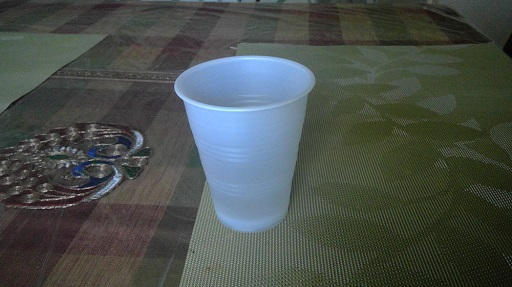
#> input picture data/cup.jpg, 512 x 287 px
$ python draw_image.py
#> lines starting #> are read from the running program, lines starting #| are printed output that depends on the picture
import numpy as np
import cv2

img = cv2.imread('./data/cup.jpg',cv2.IMREAD_COLOR)
#> img is the input picture: shape (287, 512, 3); mean B, G, R 75.2, 79.5, 72.9

# draw line
cv2.line(img,(0,0),(150,150),(255,255,255),15)

# draw rectangle
cv2.rectangle(img, (15, 15), (200, 150), (0,255,0), 5)

#draw circle
cv2.circle(img, (100, 63), 55, (0, 0, 255), -1)

#draw polygon
pts = np.array([[10,5],[20,30],[70,20],[50,10]], np.int32)
# find this necessary, but you may:
#pts = pts.reshape((-1,1,2))
cv2.polylines(img, [pts], True, (0,255,255), 3)

# write
font = cv2.FONT_HERSHEY_SIMPLEX
cv2.putText(img,'OpenCV Tuts!',(0,130), font, 1, (200,255,155), 2, cv2.LINE_AA)
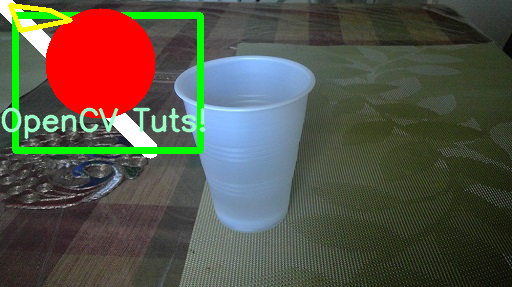
#> img: shape (287, 512, 3); mean B, G, R 71.4, 83.9, 86.2


cv2.imshow('image',img)
cv2.waitKey(0)
cv2.destroyAllWindows()

$ run again, with data/mix.jpg copied over data/cup.jpg
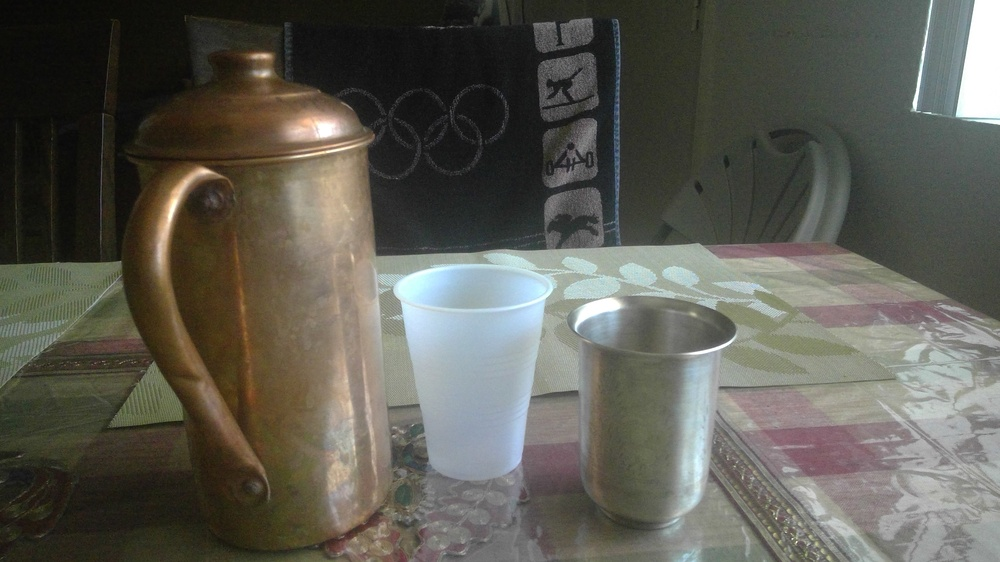
#> input picture data/mix.jpg, 1000 x 562 px, shrunk from 3264 x 1836 before the run
#> img is the input picture: shape (562, 1000, 3); mean B, G, R 83.3, 91.8, 93
#> `cv2.putText(img,'OpenCV Tuts!',(0,130), font, 1, (200,255,155), 2, cv2..`:
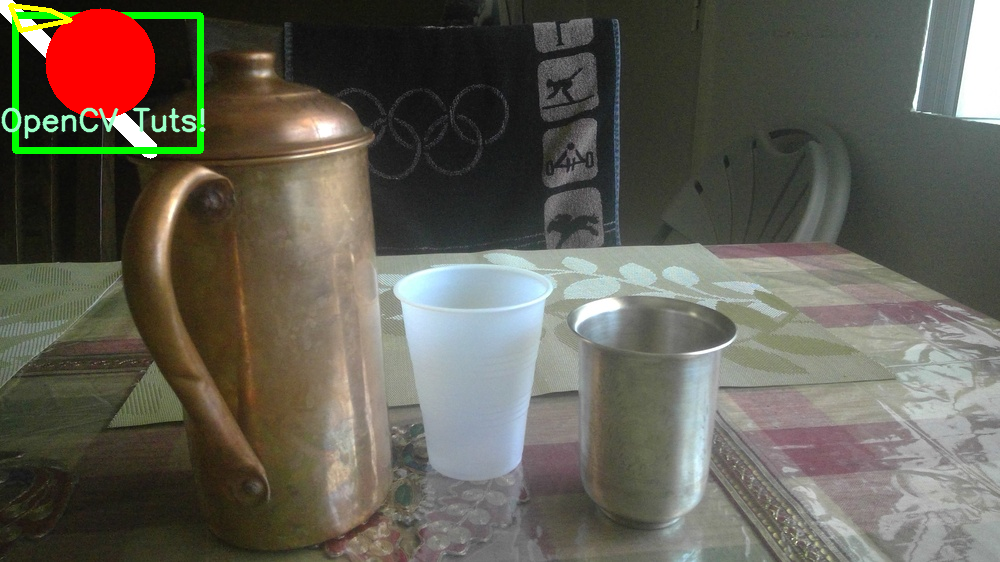
#> img: shape (562, 1000, 3); mean B, G, R 84.2, 94.8, 98.1
